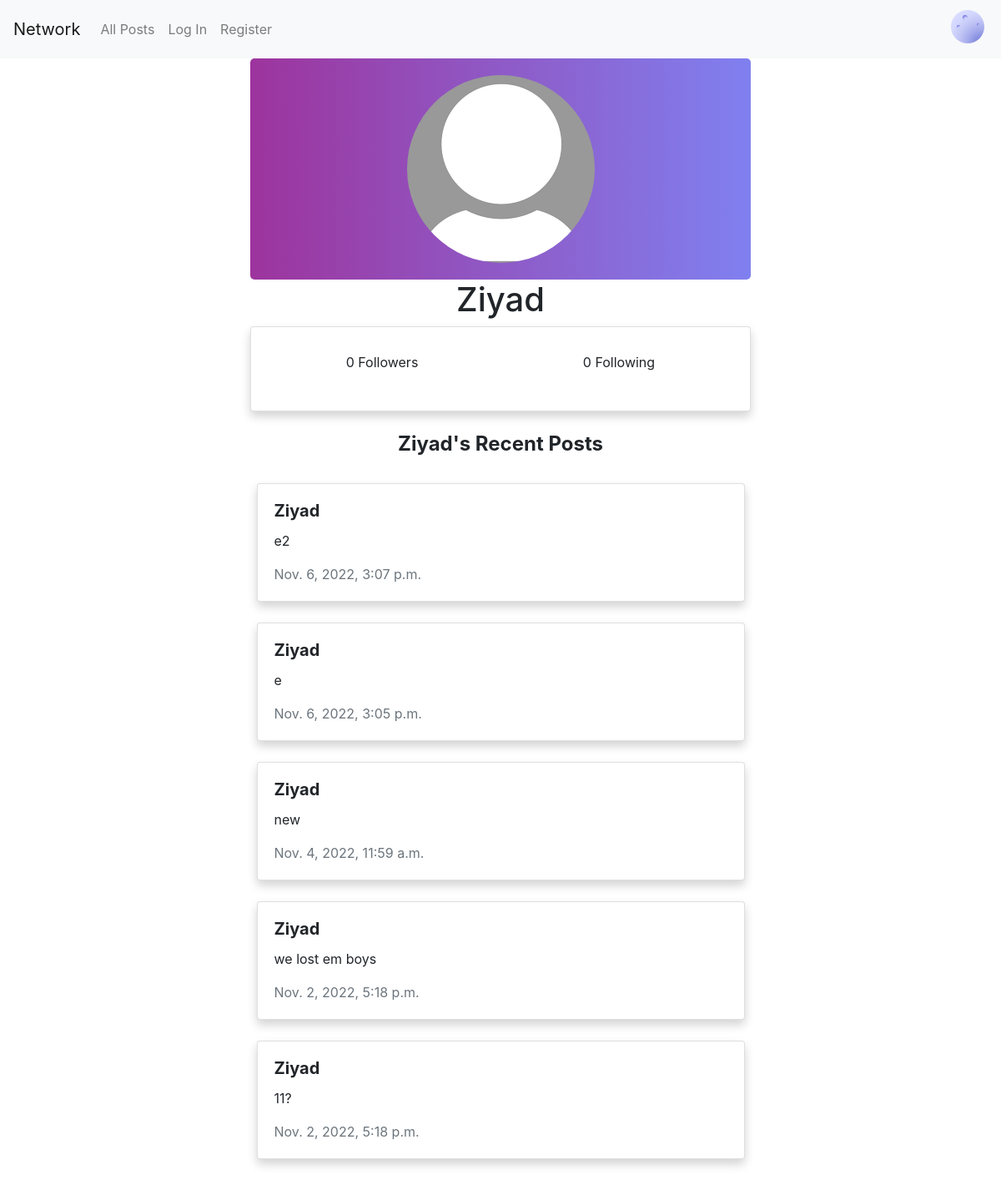
The page /profile/Ziyad on the database as committed earlier.
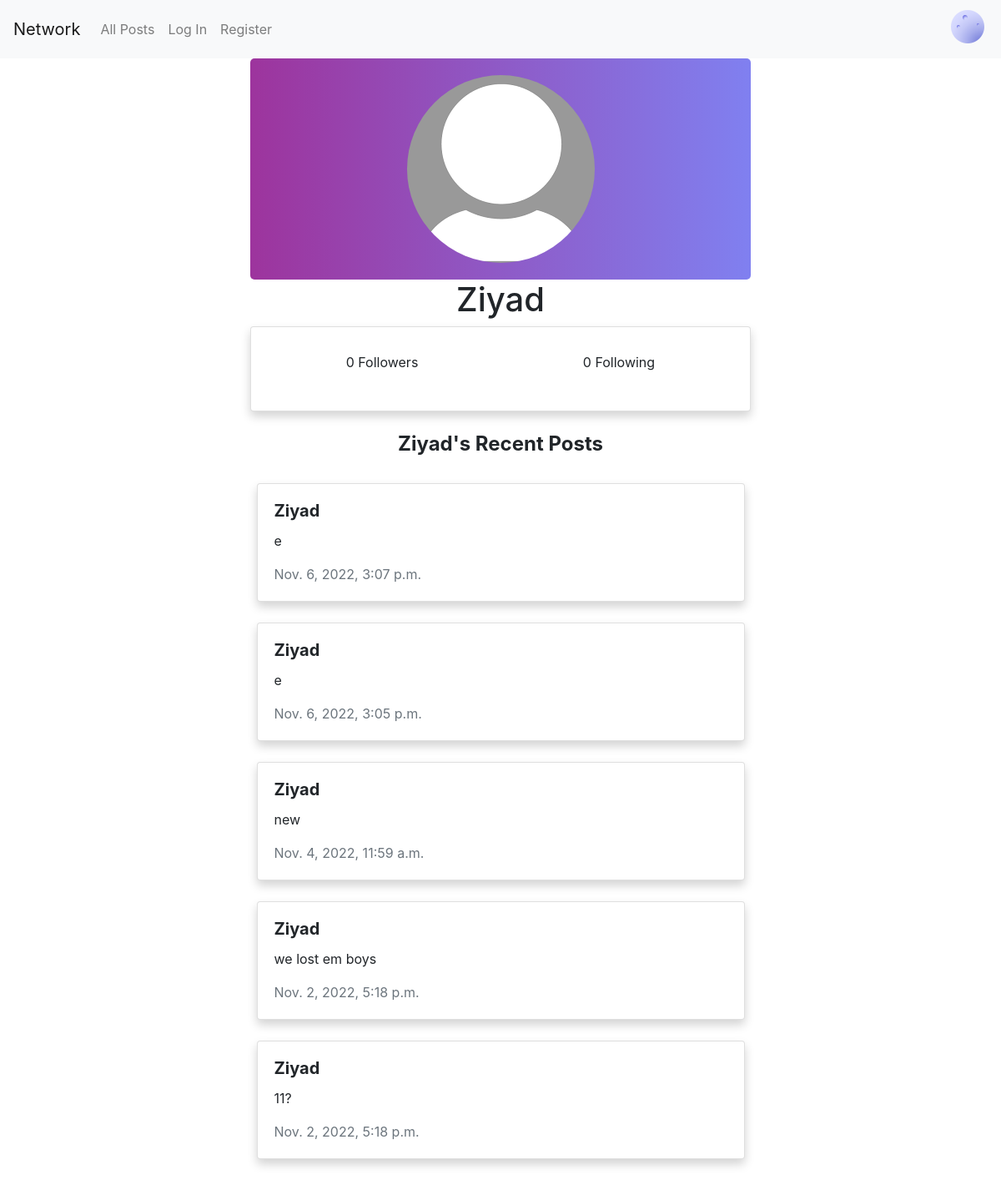
The same page on the database as committed later.
### network/models.py (models this page shows, shortened)
class User(AbstractUser):
    pass

class Post(models.Model):
    user = models.ForeignKey(User, on_delete=models.CASCADE, related_name="posts")
    content = models.CharField(max_length=120)
    timestamp = models.DateTimeField(auto_now_add=True)
    likes = models.ManyToManyField(User, blank=True, related_name="likes")

### network/views.py (the view, shortened to what this page needs)
# urls.py: path("profile/<str:user_name>", views.profile, name="profile"),
def profile(request, user_name):
    user = request.user
    profile = User.objects.get(username=user_name)
    posts = Post.objects.filter(user=profile).order_by('-timestamp')
    paginator = Paginator(posts, 5)
    followers = profile.followers.all().count()
    following = profile.following.all().count()
    return render(request, "network/profile.html", {
        "user": user,
        "profile": profile,
        "name": user_name,
        "posts": paginator.get_page(1),
        "followers": followers,
        "following": following,
        "anonymous": True
    })

### network/templates/network/profile.html (shortened to what this page needs)
{% extends "network/layout.html" %}
{% load static %}
{% block body %}
    <div id="profile">
        <div id="profile-pic">
            <img src="{% static 'network/default.png' %}" alt="...">
        </div>
        <h1>{{name}}</h1>
        <div id="profile-info">
            <div id="follow-card" class="card">
              <div class="row">
                <div id="followers" class="col">
                  <p>{{followers}} Followers</p>
                </div>
                <div id="following" class="col">
                  <p>{{following}} Following</p>
                </div>
              </div>
            </div>
        </div>
        <h4> <strong> {{name}}'s Recent Posts </strong> </h4>
        <br>
    </div>
    <div id="feed">
        {% for post in posts %}
        <div class="col">
          <div class="card" id="card-posts">
            <div class="card-body">
              <h5 class="card-title bold">
                <strong>{{ post.user }}</strong>
              </h5>
              <p class="card-text" id="content{{ post.id }}">{{ post.content }}</p>
              <p class="card-text text-muted">{{ post.timestamp }}</p>
            </div>
          </div>
        </div>
        {% endfor %}
     </div>
{% endblock %}

### network/templates/network/layout.html (shortened to what this page needs)
{% load static %}
<!DOCTYPE html>
<html lang="en">
    <head>
        <link rel="stylesheet" href="https://stackpath.bootstrapcdn.com/bootstrap/4.4.1/css/bootstrap.min.css">
        <link href="{% static 'network/styles.css' %}" rel="stylesheet">
    </head>
    <body>
        <nav class="navbar navbar-expand-lg navbar-light bg-light">
            <a class="navbar-brand" href="#">Network</a>
            <div class="navbar-collapse collapse w-100 order-3 dual-collapse2">
              <ul class="navbar-nav mr-auto">
                <li class="nav-item">
                  <a class="nav-link" href="{% url 'index' %}">All Posts</a>
                </li>
                {% if user.is_authenticated %}
                    <li class="nav-item">
                        <a class="nav-link" href="{% url 'following' %}">Following</a>
                    </li>
                    <li class="nav-item">
                        <a class="nav-link" href="{% url 'logout' %}">Log Out</a>
                    </li>
                {% else %}
                    <li class="nav-item">
                        <a class="nav-link" href="{% url 'login' %}">Log In</a>
                    </li>
                    <li class="nav-item">
                        <a class="nav-link" href="{% url 'register' %}">Register</a>
                    </li>
                {% endif %}
                </ul>
            </div>
            <div class="navbar-collapse collapse w-100 order-3 dual-collapse2">
                <ul class="navbar-nav ml-auto">
                    <li class="nav-item">
                        <input id="button-dark" type="image" src="{% static 'network/moon.png' %}" onclick="darkMode()" alt="...">
                    </li>
                </ul>
            </div>
          </nav>
        <div class="body">
            {% block body %}
            {% endblock %}
        </div>
    </body>
</html>

### network/static/network/styles.css (style rules this page uses)
#profile { text-align: center; }
#profile-pic img { border-radius: 50%; }
#profile-pic { display: flex; align-items: flex-end; justify-content: center; background-image: linear-gradient(to right, rgb(157, 52, 157) , rgb(128, 128, 240)); padding: 20px; border-radius: 5px; width: 50%; float: none; margin: 0 auto; }
#follow-card { padding: 30px; }
.card { width: 50%; margin: 0 auto; float: none; margin-bottom: 25px; -webkit-box-shadow: 0 6px 12px rgba(0,0,0,.175); box-shadow: 0 6px 12px rgba(0,0,0,.175); -moz-tox-shadow: 0 6px 12px rgba(0,0,0,.175); }

Rows that differ between the two databases and show on the page:
changed Post "Nov. 6, 2022, 3:07 p.m.": content "e2" → "e"
